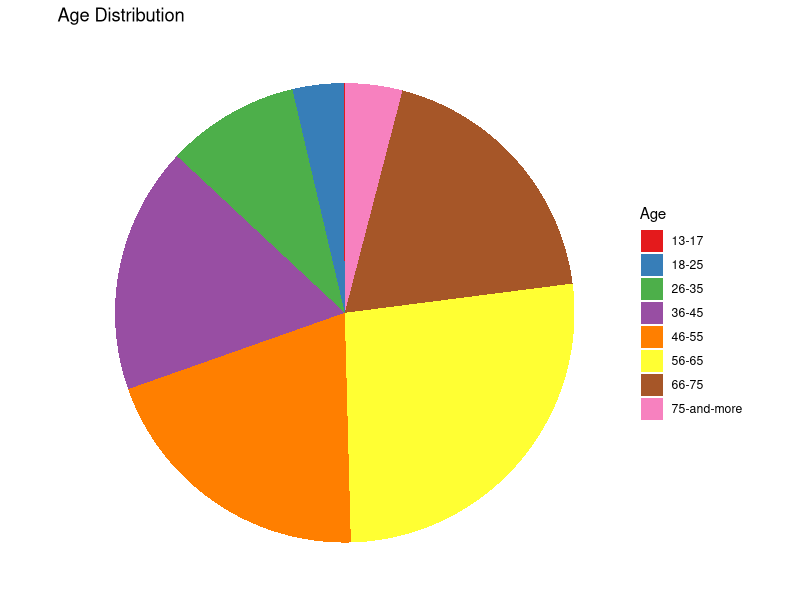
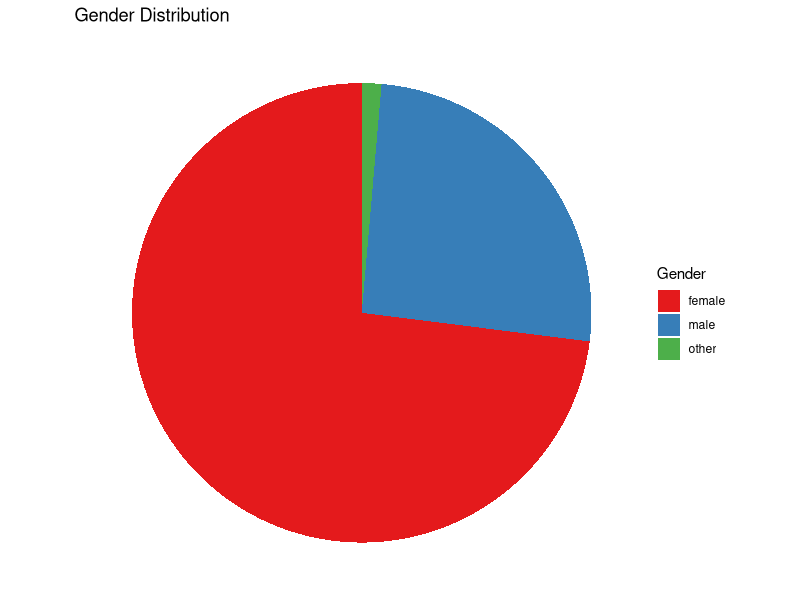
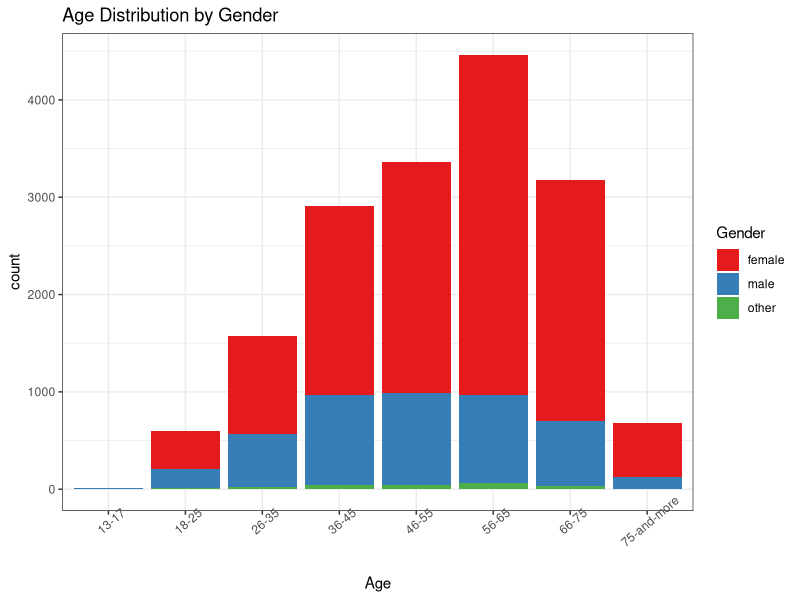
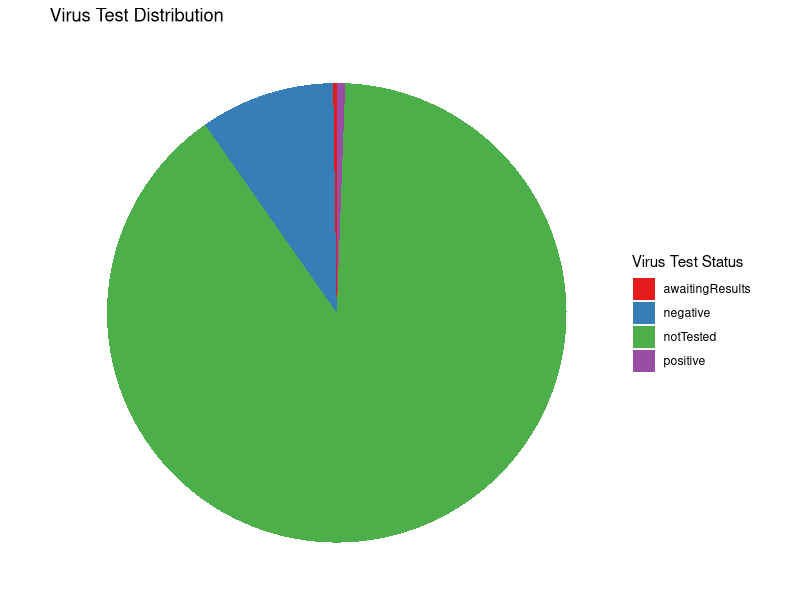
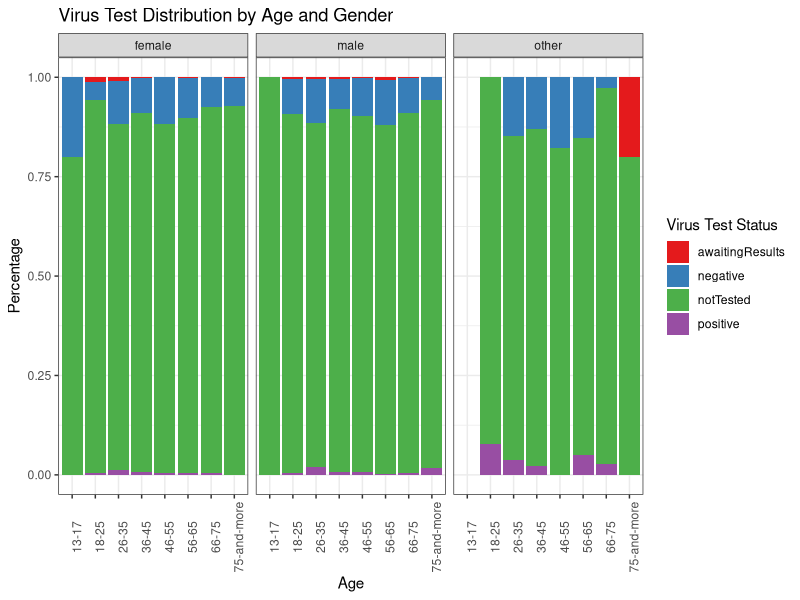
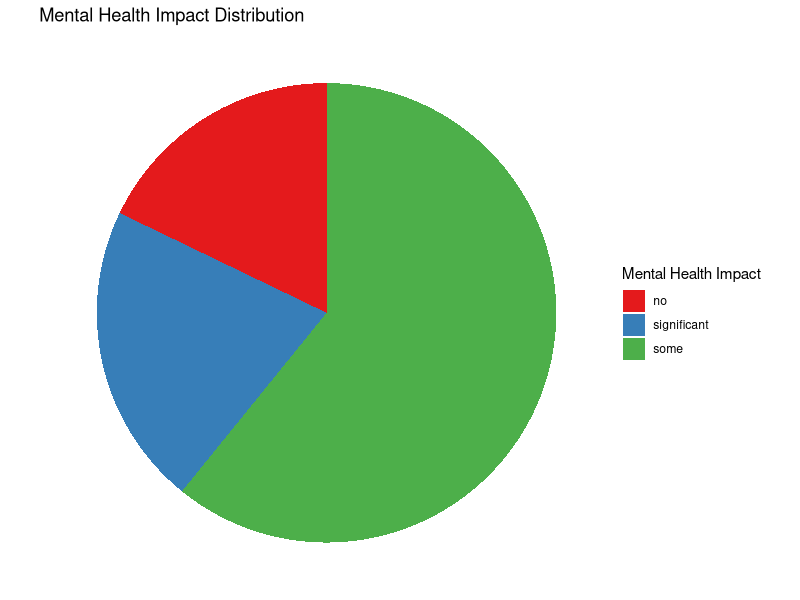
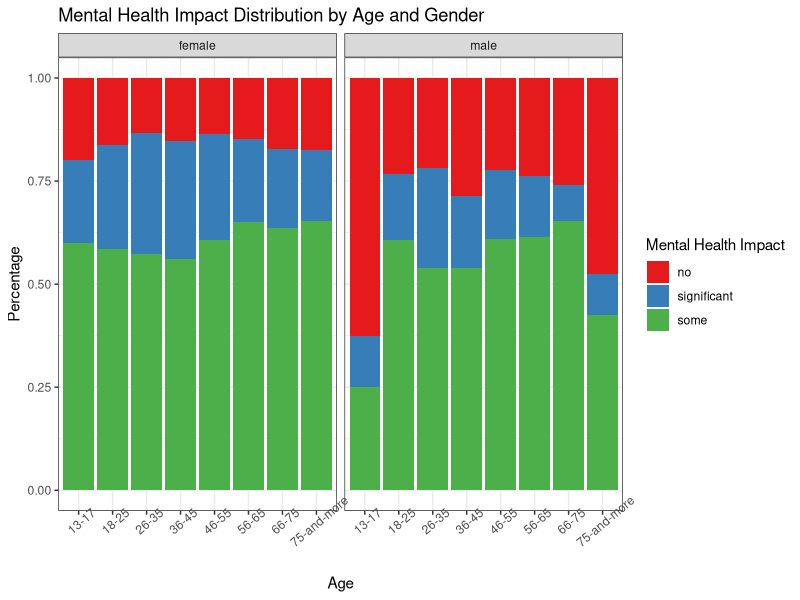
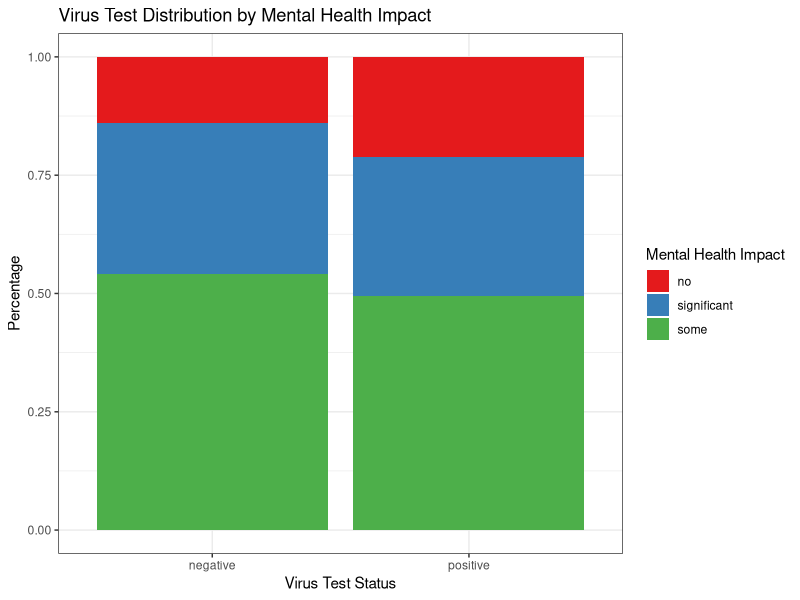

The R source for these figures, in order:
## ---- chunk 1
knitr::opts_chunk$set(echo = F, message = F, warning = F, fig.align = "center", global.par = TRUE)
library(data.table)
library(tidyverse)
library(openxlsx)
library(RColorBrewer)
library(patchwork)
## ---- chunk 2

data <- read.xlsx('covid-06-27-2020.xlsx', sheet = 1, colNames = TRUE)

setDT(data)
names(data)[1] <- 'age'

data[, `:=`(userAgent = NULL, guid = NULL, ip = NULL, updatedAt = NULL, createdAt = NULL, zipCode = NULL)]

data <- data %>% mutate(mentalHealthImpact = gsub(pattern = "Impact", replacement = "", mentalHealthImpact))

data <- data %>% 
  mutate(gender = case_when(gender %in% c('other', 'notWantToShare', 'notShared') ~ 'other', TRUE ~ gender))

data <- data %>% mutate(age = gsub(pattern = "interval_", replacement = "", age))
data <- data %>% mutate(age = gsub(pattern = "_", replacement = "-", age))

data <- data %>% mutate_if(is.character, as.factor)

total_virus_positive <- data %>%
  filter(virusTest=="positive") %>%
  summarise(n())

total_virus_positive_significant <- data %>%
  filter(virusTest=="positive" & mentalHealthImpact == "significant") %>%
  summarise(n()) / total_virus_positive * 100

total_virus_positive_some <- data %>%
  filter(virusTest=="positive" & mentalHealthImpact == "some") %>%
  summarise(n()) / total_virus_positive * 100

total_virus_negative <- data %>%
  filter(virusTest=="negative") %>%
  summarise(n())

total_virus_negative_significant <- data %>%
  filter(virusTest=="negative" & mentalHealthImpact == "significant") %>%
  summarise(n()) / total_virus_negative * 100

total_virus_negative_some <- data %>%
  filter(virusTest=="negative" & mentalHealthImpact == "some") %>%
  summarise(n()) / total_virus_negative * 100

## ---- chunk 3
ggplot(data, aes(x = factor(1), fill = age)) + geom_bar(width = 1) + coord_polar(theta = 'y') +
  scale_fill_brewer(palette = "Set1") + 
  labs(x="", y="", title = "Age Distribution", fill = "Age") + 
  theme(plot.background  = element_rect(colour = "white")) +
  theme_void()
## ---- chunk 4
ggplot(data, aes(x = factor(1), fill = gender)) + geom_bar(width = 1) + coord_polar(theta = 'y') +
  scale_fill_brewer(palette = "Set1") + 
  labs(x="", y="", title = "Gender Distribution", fill = "Gender") + 
  theme(plot.background  = element_rect(colour = "white")) +
  theme_void()
## ---- chunk 5
ggplot(data, aes(x = age, fill = gender)) + geom_bar() +
  scale_fill_brewer(palette = "Set1") + 
  labs(x='Age', title = "Age Distribution by Gender", fill = "Gender") + 
  theme(plot.background  = element_rect(colour = "white")) + theme_bw() + 
  theme(axis.text.x = element_text(angle = 40))
## ---- chunk 6
ggplot(data, aes(x = factor(1), fill = virusTest)) + geom_bar(width = 1) + coord_polar(theta = 'y') +
  scale_fill_brewer(palette = "Set1") + 
  labs(x="", y="", title = "Virus Test Distribution", fill = "Virus Test Status") + 
  theme(plot.background  = element_rect(colour = "white")) +
  theme_void()
## ---- chunk 7
ggplot(data, aes(x = age, fill = virusTest)) + geom_bar(position='fill') +
  scale_fill_brewer(palette = "Set1") + 
  labs(x='Age', y='Percentage', title = "Virus Test Distribution by Age and Gender", fill = "Virus Test Status") + 
  theme(plot.background  = element_rect(colour = "white")) + theme_bw() + 
  theme(axis.text.x = element_text(angle = 90))+facet_grid(.~gender)
## ---- chunk 8
ggplot(data, aes(x = factor(1), fill = mentalHealthImpact)) + geom_bar(width = 1) + 
  coord_polar(theta = 'y') +
  scale_fill_brewer(palette = "Set1") + 
  labs(x="", y="", title = "Mental Health Impact Distribution", fill = "Mental Health Impact") + 
  theme(plot.background  = element_rect(colour = "white")) +
  theme_void()
## ---- chunk 9
data %>% filter(gender != 'other') %>% ggplot(aes(x = age, fill = mentalHealthImpact)) + geom_bar(position='fill') +
  scale_fill_brewer(palette = "Set1") + 
  labs(x='Age', y='Percentage', title = "Mental Health Impact Distribution by Age and Gender", fill = "Mental Health Impact") + 
  theme(plot.background  = element_rect(colour = "white")) + theme_bw() + 
  theme(axis.text.x = element_text(angle = 40))+facet_grid(.~gender)
## ---- chunk 10
data %>% filter(virusTest != 'notTested' & virusTest != 'awaitingResults') %>% 
  ggplot(aes(x = virusTest, fill = mentalHealthImpact)) + geom_bar(position = 'fill') +
  scale_fill_brewer(palette = "Set1") + 
  labs(x='Virus Test Status', y='Percentage', title = "Virus Test Distribution by Mental Health Impact", 
       fill = "Mental Health Impact") + 
  theme(plot.background  = element_rect(colour = "white")) + theme_bw()
## ---- chunk 11
data %>% filter(virusTest != 'notTested' & virusTest != 'awaitingResults') %>%  
  ggplot(aes(x = healthIssues, fill = mentalHealthImpact)) + geom_bar(position = 'fill') +
  scale_fill_brewer(palette = "Set1") + 
  labs(x='Health Issues', y='Percentage', title = "Health Issues Distribution by Mental Health Impact", fill = "Mental Health Impact") + 
  theme(plot.background  = element_rect(colour = "white")) + theme_bw()
## ---- chunk 12

data %>% 
  group_by(mentalHealthImpact) %>% 
  summarise(bodyAche = mean(bodyAche), 
            headAche = mean(headAche),
            diarrhea = mean(diarrhea),
            breathing = mean(difficultyBreathing),
            disorientation = mean(disorientation),
            fatigue = mean(fatigue),
            irritatedEyes = mean(irritatedEyes),
            lossOfSmell = mean(lossOfSmell),
            persistentCough = mean(persistentCough),
            soreThroat = mean(soreThroat),
            temperature = mean(temperature)) %>% 
  gather(symptom, prob, bodyAche:temperature) %>% 
  arrange(desc(prob)) %>%
  ggplot(aes(x = reorder(symptom, prob), y = prob)) + 
  geom_bar(stat = "identity", fill = 'red') +
  facet_grid(.~mentalHealthImpact) +
  coord_flip() +
  theme_bw() +
  labs(x = "Symptom", y = "Percentage", 
       title = "Percentage of Symptoms  Distributed by Mental Health Impact")
## ---- chunk 13
data %>% 
  group_by(healthIssues) %>% 
  summarise(bodyAche = mean(bodyAche), 
            headAche = mean(headAche),
            diarrhea = mean(diarrhea),
            breathing = mean(difficultyBreathing),
            disorientation = mean(disorientation),
            fatigue = mean(fatigue),
            irritatedEyes = mean(irritatedEyes),
            lossOfSmell = mean(lossOfSmell),
            persistentCough = mean(persistentCough),
            soreThroat = mean(soreThroat),
            temperature = mean(temperature)) %>% 
  gather(symptom, prob, bodyAche:temperature) %>% 
  arrange(desc(prob)) %>%
  ggplot(aes(x = reorder(symptom, prob), y = prob)) + 
  geom_bar(stat = "identity", fill = 'red') +
  facet_grid(.~healthIssues) +
  coord_flip() +
  theme_bw() +
  labs(x = "Symptom", y = "Percentage", 
       title = "Percentage of Symptoms  Distributed by Health Issues")
